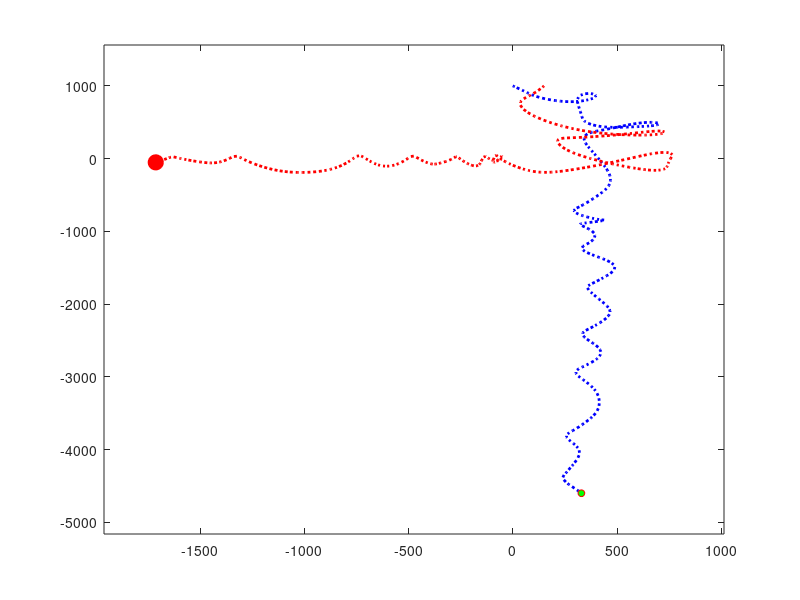
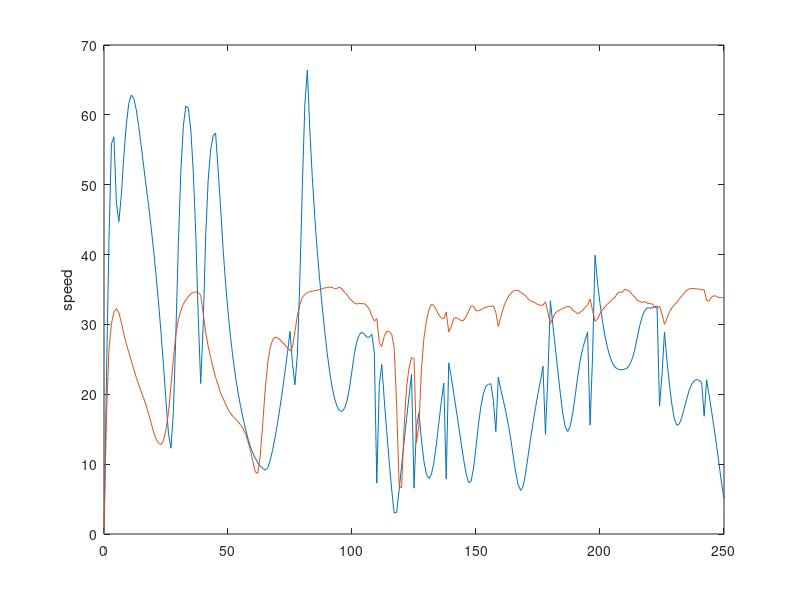

Here is the MATLAB script that generated these plots, in order:
function predator_prey
 close all
 g = 9.81;
 mr = 100; % Mass of predator, in kg
 my = 10.; % Mass of prey, in kg
 Frmax = 1.3*mr*g; % Max force on predator, in Newtons
 Fymax = 1.4*my*g; % Max force on prey, in Newtons
 c = 0.2; % Drag coeft, in N s/m
 initial_w = [150,1000,0,1000,0,0,0,0]; % Initial position/velocity
 force_table_predator = rand(51,2)-0.5;
 force_table_prey = rand(51,2)-0.5;
 options = odeset('Events',@event,'RelTol',0.01);
 [time_vals,sol_vals] = ode45(@(t,w) ...
  eom(t,w,mr,my,Frmax,Fymax,c,force_table_predator,force_table_prey), ...
 [0:1:250],initial_w,options);
 animate_projectiles(time_vals,sol_vals);
 figure
 plot(time_vals, (sol_vals(:,6).^2+sol_vals(:,5).^2).^0.5)
 ylabel("speed")
 hold on 
  plot(time_vals, (sol_vals(:,7).^2+sol_vals(:,8).^2).^0.5)

end
function dwdt = eom(t,w,mr,my,Frmax,Fymax,c,forcetable_r,forcetable_y)
% Extract the position and velocity variables from the vector w
% Note that this assumes the variables are stored in a particular order in w.
 pr=w(1:2); vr=w(5:6); py=w(3:4); vy=w(7:8);
 g = 9.81;
% Compute all the forces on the predator
 amiapredator = true;
 Fr = compute_f_groupname(t,Frmax,Fymax,amiapredator,pr,vr,py,vy);
% The force table varies between +/- 0.5 so this makes the random force
% vary between +/- 0.2*mr*g
 Frrand = 0.4*mr*g*compute_random_force(t,forcetable_r);
 Frdrag = -vr*norm(vr)*c;
 Frgrav = -mr*g*[0;1];
 Frtotal = Fr+Frrand+Frdrag+Frgrav;
 %Test force - Use this for testing only
 %Frtotal = Fr;
 amiapredator = false;
% Write similar code below to call your compute_f_groupname function to
% compute the force on the prey, determine the random forces on the prey,
% and determine the drag forces on the prey
 Fy = compute_f_groupname(t,Frmax,Fymax,amiapredator,pr,vr,py,vy);
 Fyrand = 0.4*my*g*compute_random_force(t,forcetable_r);
 Fydrag = -vy*norm(vy)*c;
 Fygrav = -my*g*[0;1];
 Fytotal = Fy+Fyrand+Fydrag+Fygrav;
 %t    Uncomment this line to display time in the command window as it runs
 %Test force - Use this for testing only
 %Fytotal = Fy;
 dwdt = [vr;vy;Frtotal/mr;Fytotal/my]; 
 
 end
 function [event,stop,direction] = event(t,w)
% Event function to stop calculation when predator catches prey
% Write your code here? For the event variable, use the distance between
% predator and prey. You could add other events to detect when predator/prey hit
% the ground as well. See the MATLAB manual for how to detect and
% distinguish between multiple events if you want to do this
pr=w(1:2); vr=w(5:6); py=w(3:4); vy=w(7:8);
dist = norm(pr-py); %addcomment
event = dist - 1;
stop = 1;
direction = -1; %Could also be 0
 end
 
 %The actual code where we write the behavior
 function F = compute_f_groupname(t,Frmax,Fymax,amiapredator,pr,vr,py,vy)
 mp = 100;
% Write your code to compute the forces below. This will be the function
% that you must submit to the competition. You don?t need to submit the rest
% of the code ? that?s just for test purposes
 
 
%Test code, does nothing meaningful currently
%Predator code
if (amiapredator)
     distance = norm(pr - py)
     if t == 0
        F = Frmax*[1;0];
    elseif pr(2) < 20
        F = Frmax * [0;1];
    elseif distance > 20
        velocity_relative = vr - vy;
        distance_apart = pr - py;
        time_to_catch = norm(distance_apart)/norm(velocity_relative);
        predicted_py = py + vy*time_to_catch;
        dist_between = predicted_py - pr;
        angle = dist_between/norm(dist_between);
        F = Frmax*[angle(1);angle(2)];
    elseif distance < 20 && norm(vr) > 2
        F = Frmax*-vr;
    elseif distance < 20
        velocity_relative = vr - vy;
        distance_apart = pr - py;
        time_to_catch = norm(distance_apart)/norm(velocity_relative);
        predicted_py = py + vy*time_to_catch;
        dist_between = predicted_py - pr;
        angle = dist_between/norm(dist_between);
        F = Frmax*[angle(1);angle(2)];
        %For loop to break for 2 seconds then accelerate toward prey
    end

    %F = Fscaled * 
%Prey code
else
    %Apply force perpendicular to predator velocity
    if t==0
       F = Fymax*[0;1]; 
    else
        perp_vector = [-vr(2); vr(1)]/norm(vr);
        F = Fymax*perp_vector;
    end
end
 
 end
 
%Random Force function
function F = compute_random_force(t,force_table)
% Computes value of fluctuating random force at time t, where 0<t<250.
% The variable force_table is a 51x2 matrix of pseudo-random
% numbers between -0.5 and 0.5, computed using
% force_table = rand(51,2)-0.5;
% NB ? THE FORCE TABLE MUST BE DEFINED OUTSIDE THIS FUNCTION
% If you define it in here it fries the ode45 function
F = [interp1([0:5:250],force_table(:,1),t);...
 interp1([0:5:250],force_table(:,2),t)];
end
 %change
%Animation function
function animate_projectiles(t,sols)
figure
xmax = max(max(sols(:,3)),max(sols(:,1)));
xmin = min(min(sols(:,3)),min(sols(:,1)));
ymax = max(max(sols(:,4)),max(sols(:,2)));
ymin = min(min(sols(:,4)),min(sols(:,2)));
dx = 0.1*(xmax-xmin)+0.5;
dy = 0.1*(ymax-ymin)+0.5;
for i = 1:length(t)
 clf
 plot(sols(1:i,3),sols(1:i,4),'LineWidth',2,'LineStyle',...
 ':','Color',[0 0 1]);
 ylim([ymin-dy ymax+dy]);
 xlim([xmin-dx xmax+dx]);
 hold on
 plot(sols(1:i,1),sols(1:i,2),'LineWidth',2,'LineStyle',':',...
 'Color',[1 0 0]);
 plot(sols(i,1),sols(i,2),'ro','MarkerSize',11,'MarkerFaceColor','r');
 plot(sols(i,3),sols(i,4),'ro','MarkerSize',5,'MarkerFaceColor','g');
 pause(0.1);
end
end

